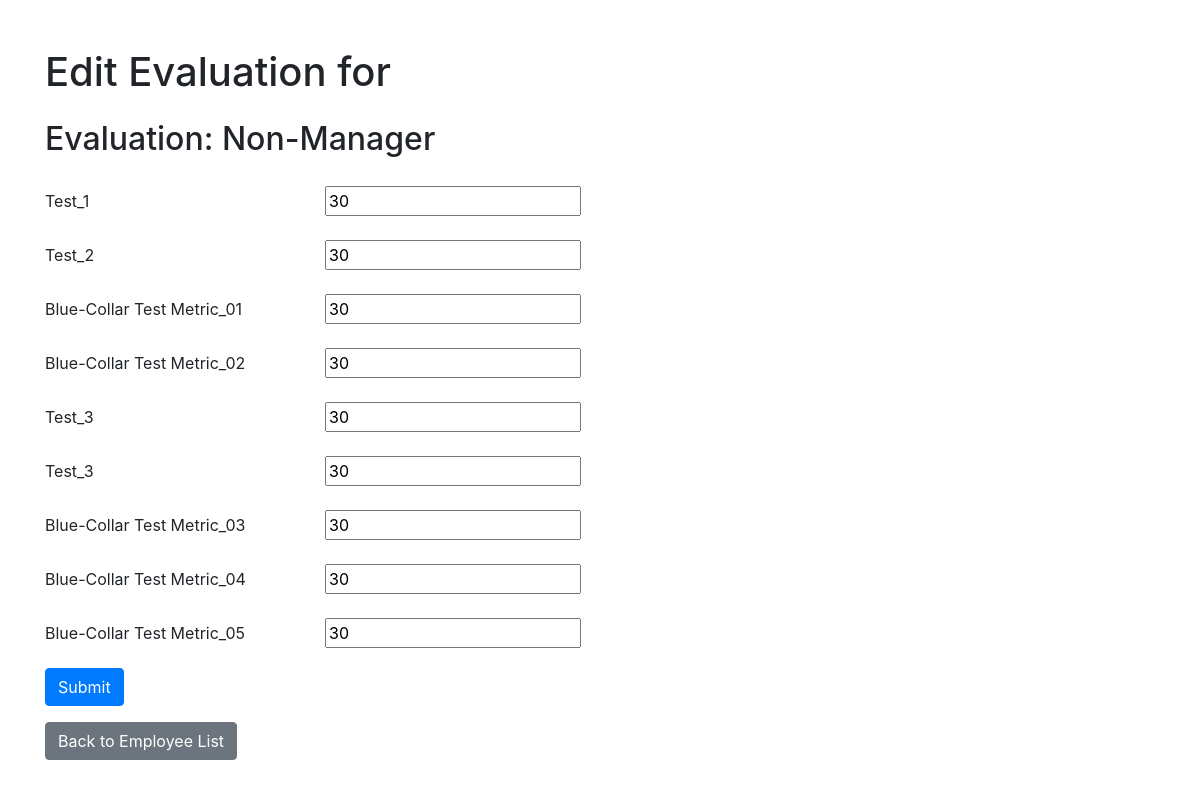
The app's page /evo/3/ with its own data.
### pms/models.py (models this page shows, shortened)
class Evaluation(models.Model):
    status_choices = [
        ('running', 'Running'),
        ('closed', 'Closed')
    ]
    name = models.CharField(max_length=100)
    year = models.PositiveSmallIntegerField()
    month = models.PositiveIntegerField()
    template = models.ForeignKey(Template, on_delete=models.CASCADE)
    level = models.ForeignKey(Level, on_delete=models.CASCADE)
    status = models.CharField(max_length=10, choices=status_choices, default='running')

class Template(models.Model):
    name = models.CharField(max_length=100)
    weight = models.PositiveSmallIntegerField()
    level = models.ForeignKey(Level, on_delete=models.CASCADE)

class Metric(models.Model):
    name = models.CharField(max_length=100)
    metric_weight = models.PositiveSmallIntegerField()
    category = models.ForeignKey(Category, on_delete=models.CASCADE)

### pms/views.py (the view)
# urls.py: path('evo/<int:employee_id>/', evo_employee, name='evo-copy'),
def evo_employee(request, employee_id):
    employee = get_object_or_404(Employee, id=employee_id)
    employee_level = employee.level
    evaluation = get_object_or_404(Evaluation, level=employee_level)
    metrics = Metric.objects.filter(category__template=evaluation.template.id)
    existing_scores = {us.metric.id: us.score for us in UserScore.objects.filter(employee=employee, evaluation=evaluation)}
    if request.method == 'POST':
        form = EvaluationForm(request.POST, metrics=metrics, existing_scores=existing_scores)
        if form.is_valid():
            for metric in metrics:
                score = form.cleaned_data[f'score_{metric.id}']
                UserScore.objects.update_or_create(
                    employee=employee,
                    metric=metric,
                    evaluation=evaluation,
                    defaults={'score': score}
                )
            messages.success(request, 'Scores updated successfully.')
            return redirect('list_employees')
    else:
        form = EvaluationForm(metrics=metrics, existing_scores=existing_scores)
    return render(request, 'pms/copy.html', {
        'form': form,
        'employee': employee,
        'evaluation': evaluation,
    })

### pms/forms.py
class EvaluationForm(Form):
    def __init__(self, *args, **kwargs):
        metrics = kwargs.pop('metrics', [])
        existing_scores = kwargs.pop('existing_scores', {})
        super().__init__(*args, **kwargs)  # Call the parent's constructor
        for metric in metrics:
            self.fields[f'score_{metric.id}'] = DecimalField(
                label=metric.name,
                initial=existing_scores.get(metric.id, ''),
                required=True,
                min_value=0,  # Adjust as needed
            )

### templates/pms/copy.html (shortened to what this page needs)
<!DOCTYPE html>
<html lang="en">
<head>
    <link rel="stylesheet" href="https://stackpath.bootstrapcdn.com/bootstrap/4.5.2/css/bootstrap.min.css">
</head>
<body>
<div class="container mt-5">
    <h1 class="mb-4">Edit Evaluation for {{ employee.name }}</h1>
    <h2 class="mb-4">Evaluation: {{ evaluation.template.name }}</h2>
    <form method="post">
        <div class="form-group">
            {% for field in form %}
                <div class="form-row align-items-center mb-3">
                    <label for="{{ field.id_for_label }}" class="col-sm-3 col-form-label">{{ field.label }}</label>
                    <div class="col-sm-9">
                        {{ field }}
                    </div>
                </div>
            {% endfor %}
        </div>
        <button type="submit" class="btn btn-primary">Submit</button>
    </form>
    <a href="{% url 'list_employees' %}" class="btn btn-secondary mt-3">Back to Employee List</a>
</div>
</body>
</html>

### records on screen
Evaluation: template.name "Non-Manager"
Metric: label "Test_1"
Metric: label "Test_2"
Metric: label "Blue-Collar Test Metric_01"
Metric: label "Blue-Collar Test Metric_02"
Metric: label "Test_3"
Metric: label "Test_3"
Metric: label "Blue-Collar Test Metric_03"
Metric: label "Blue-Collar Test Metric_04"
Metric: label "Blue-Collar Test Metric_05"
